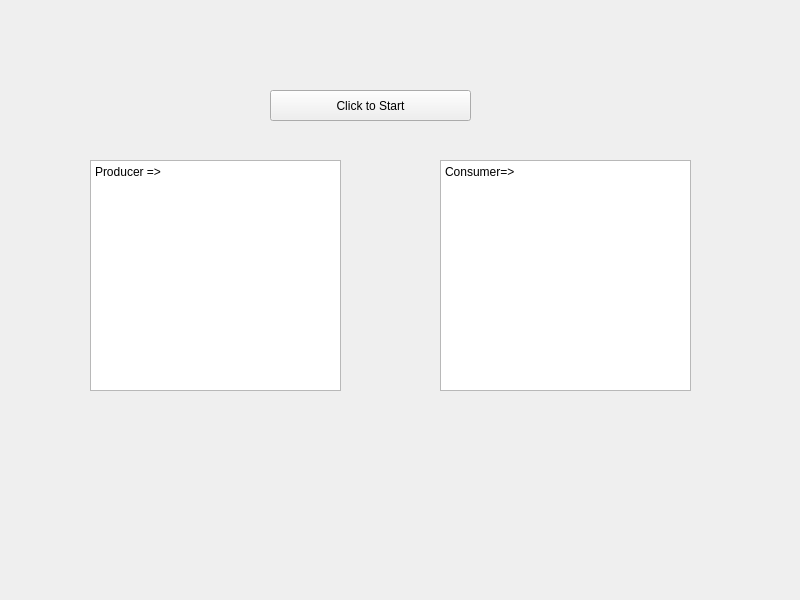
<?xml version="1.0" encoding="UTF-8"?>
<ui version="4.0">
 <class>Widget</class>
 <widget class="QWidget" name="Widget">
  <property name="geometry">
   <rect>
    <x>0</x>
    <y>0</y>
    <width>800</width>
    <height>600</height>
   </rect>
  </property>
  <property name="windowTitle">
   <string>Widget</string>
  </property>
  <widget class="QPushButton" name="pushButton">
   <property name="geometry">
    <rect>
     <x>270</x>
     <y>90</y>
     <width>201</width>
     <height>31</height>
    </rect>
   </property>
   <property name="text">
    <string>Click to Start</string>
   </property>
  </widget>
  <widget class="QTextEdit" name="producer">
   <property name="geometry">
    <rect>
     <x>90</x>
     <y>160</y>
     <width>251</width>
     <height>231</height>
    </rect>
   </property>
   <property name="html">
    <string>&lt;!DOCTYPE HTML PUBLIC &quot;-//W3C//DTD HTML 4.0//EN&quot; &quot;http://www.w3.org/TR/REC-html40/strict.dtd&quot;&gt;
&lt;html&gt;&lt;head&gt;&lt;meta name=&quot;qrichtext&quot; content=&quot;1&quot; /&gt;&lt;meta charset=&quot;utf-8&quot; /&gt;&lt;style type=&quot;text/css&quot;&gt;
p, li { white-space: pre-wrap; }
hr { height: 1px; border-width: 0; }
li.unchecked::marker { content: &quot;\2610&quot;; }
li.checked::marker { content: &quot;\2612&quot;; }
&lt;/style&gt;&lt;/head&gt;&lt;body style=&quot; font-family:'Segoe UI'; font-size:9pt; font-weight:400; font-style:normal;&quot;&gt;
&lt;p style=&quot; margin-top:0px; margin-bottom:0px; margin-left:0px; margin-right:0px; -qt-block-indent:0; text-indent:0px;&quot;&gt;Producer =&amp;gt;&lt;/p&gt;&lt;/body&gt;&lt;/html&gt;</string>
   </property>
  </widget>
  <widget class="QTextEdit" name="consumer">
   <property name="geometry">
    <rect>
     <x>440</x>
     <y>160</y>
     <width>251</width>
     <height>231</height>
    </rect>
   </property>
   <property name="html">
    <string>&lt;!DOCTYPE HTML PUBLIC &quot;-//W3C//DTD HTML 4.0//EN&quot; &quot;http://www.w3.org/TR/REC-html40/strict.dtd&quot;&gt;
&lt;html&gt;&lt;head&gt;&lt;meta name=&quot;qrichtext&quot; content=&quot;1&quot; /&gt;&lt;meta charset=&quot;utf-8&quot; /&gt;&lt;style type=&quot;text/css&quot;&gt;
p, li { white-space: pre-wrap; }
hr { height: 1px; border-width: 0; }
li.unchecked::marker { content: &quot;\2610&quot;; }
li.checked::marker { content: &quot;\2612&quot;; }
&lt;/style&gt;&lt;/head&gt;&lt;body style=&quot; font-family:'Segoe UI'; font-size:9pt; font-weight:400; font-style:normal;&quot;&gt;
&lt;p style=&quot; margin-top:0px; margin-bottom:0px; margin-left:0px; margin-right:0px; -qt-block-indent:0; text-indent:0px;&quot;&gt;Consumer=&amp;gt;&lt;/p&gt;&lt;/body&gt;&lt;/html&gt;</string>
   </property>
  </widget>
 </widget>
 <resources/>
 <connections/>
</ui>
